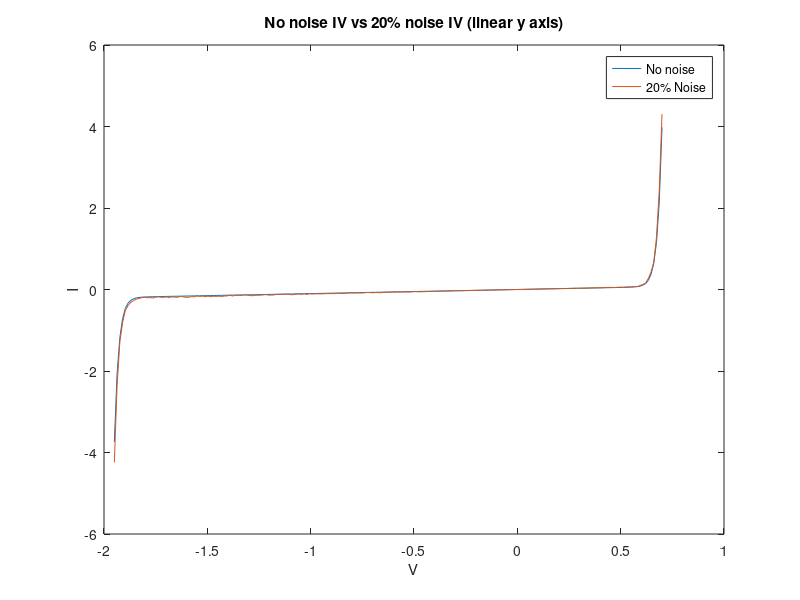
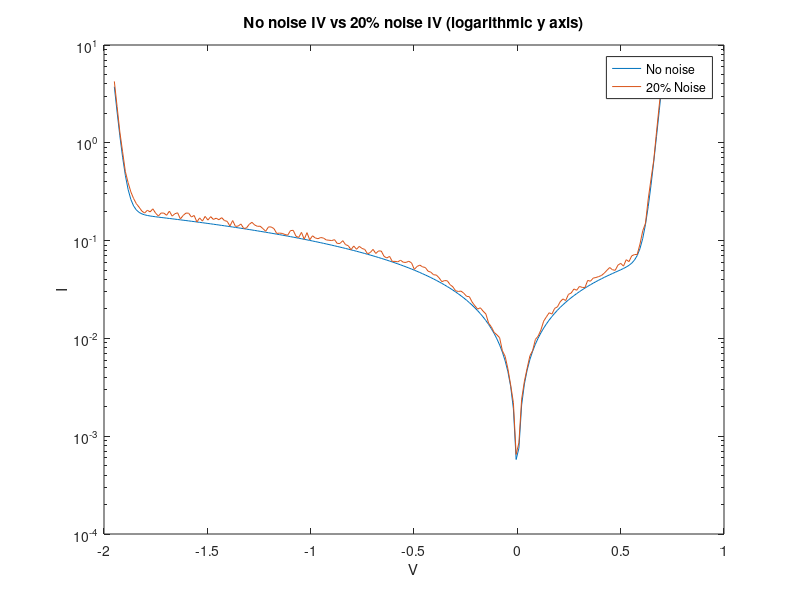
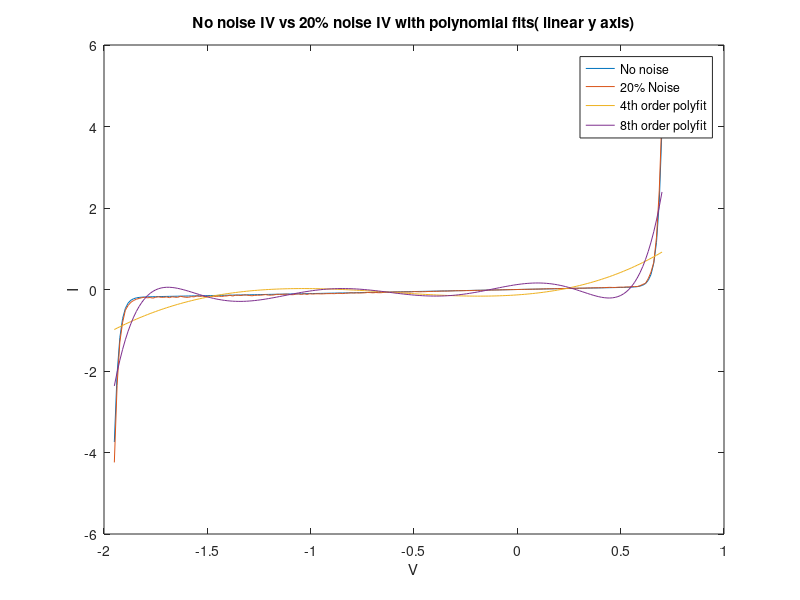
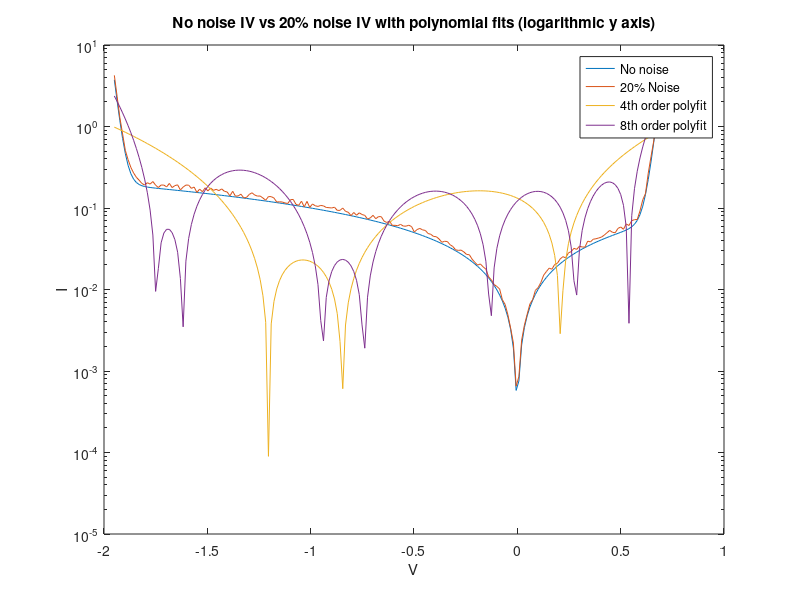

Source code (MATLAB) for these figures, in order: (Note: this script raises an error after producing the figures.)
% Reyad ElMahdy
% 101064879

close all
clear
clc

% Part 1

Is = 0.01e-12;
Ib = 0.1e-12;
Vb = 1.3;
Gp = 0.1;

V = linspace(-1.95,0.7,200);

I = Is*(exp(1.2*V/0.025) - 1) + Gp*V -Ib*(exp(-(1.2/0.025)*(V+Vb)) -1);

Ir = I + 0.2*I.*rand(1,200);

% Generating the plots
figure(1)
plot(V,I)
hold on
plot(V,Ir)
legend('No noise', '20% Noise')
xlabel('V')
ylabel('I')
title('No noise IV vs 20% noise IV (linear y axis)')

figure(2)
semilogy(V,abs(I))
hold on
semilogy(V,abs(Ir))
legend('No noise', '20% Noise')
xlabel('V')
ylabel('I')
title('No noise IV vs 20% noise IV (logarithmic y axis)')

% Part 2: Applying and plotting the polynomial solutions
poly4 = polyfit(V,Ir,4);
poly4 = polyval(poly4, V);
poly8 = polyfit(V,Ir,8);
poly8 = polyval(poly8, V);

figure(3)
plot(V,I)
hold on
plot(V,Ir)
plot(V,poly4)
plot(V,poly8)
legend('No noise', '20% Noise','4th order polyfit', '8th order polyfit')
xlabel('V')
ylabel('I')
title('No noise IV vs 20% noise IV with polynomial fits( linear y axis)')

poly4 = polyfit(V,Ir,4);
poly4 = polyval(poly4, V);
poly8 = polyfit(V,Ir,8);
poly8 = polyval(poly8, V);

figure(4)
semilogy(V,abs(I))
hold on
semilogy(V,abs(Ir))
semilogy(V,abs(poly4))
semilogy(V,abs(poly8))
legend('No noise', '20% Noise','4th order polyfit', '8th order polyfit')
xlabel('V')
ylabel('I')
title('No noise IV vs 20% noise IV with polynomial fits (logarithmic y axis)')

% Part 3: Nonlinear Curve Fitting

fo = fittype('A.*(exp(1.2*x/25e-3)-1) + 0.1*x - C.*(exp(1.2*(-(x+1.3))/25e-3)-1)');
ff = fit(V',I2',fo);
fAC = ff(V);
fo = fittype('A.*(exp(1.2*x/25e-3)-1) + B.*x - C.*(exp(1.2*(-(x+1.3))/25e-3)-1)');
ff = fit(V',I2',fo);
fABC = ff(V);
fo = fittype('A.*(exp(1.2*x/25e-3)-1) + B.*x - C.*(exp(1.2*(-(x+D))/25e-3)-1)');
ff = fit(V',I2',fo);
fABCD = ff(V);

figure(5);
hold on;
plot(V,I);
plot(V,Ir);
plot(V,fAC);
plot(V,fABC);
plot(V,fABCD);
legend('No noise','20% Noise','Explicit B and D','Explicit B','All Implicit');
title('fit command');
xlabel('Voltage');
ylabel('Current')
hold off;

% Part 4: Neural Net Fitting
inputs = V.';
targets = I.';
hiddenLayerSize = 10;
net = fitnet(hiddenLayerSize);
net.divideParam.trainRatio = 70/100;
net.divideParam.valRatio = 15/100;
net.divideParam.testRatio = 15/100;
[net,tr] = train(net,inputs,targets);
outputs = net(inputs);
errors = gsubtract(outputs,targets);
performance = perform(net,targets,outputs);
view(net)
Inn = outputs;
